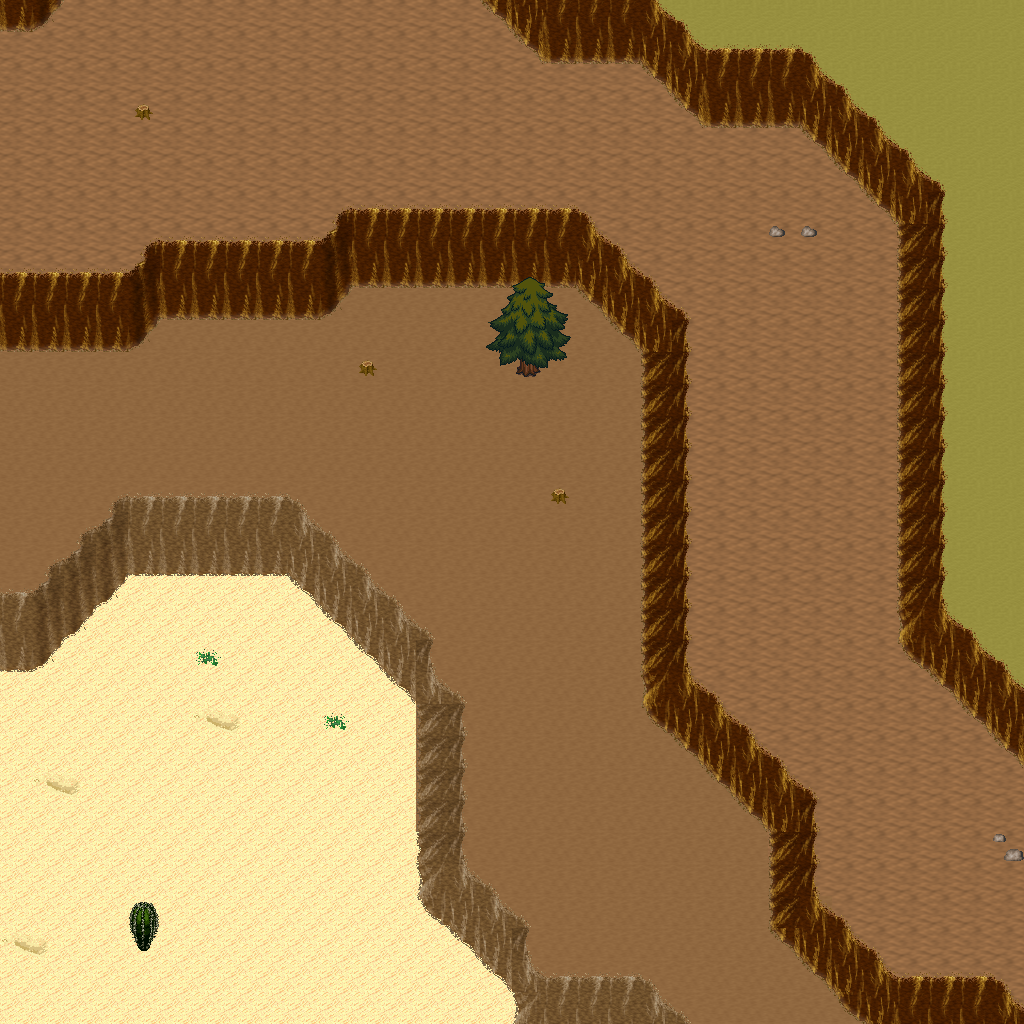

A 2D game scene composited from a Tiled map and its tileset images. What follows is a short description and the map's XML, with each tile layer's data collapsed to a summary:
An orthogonal 32x32 tile map with 32x32 px tiles, 5 tile layers (Ground, Objects, Objects2, Above, ...), 1 hidden layer not drawn, 18 tilesets.

<map version="1.10" tiledversion="1.11.0" orientation="orthogonal" renderorder="right-down" width="32" height="32" tilewidth="32" tileheight="32" infinite="0" nextlayerid="11" nextobjectid="1">
 <tileset firstgid="1" name="logic_collision" tilewidth="32" tileheight="32" tilecount="1" columns="1">
  <image source="../drawable/logic_collision.png" width="32" height="32" />
 </tileset>
 <tileset firstgid="2" name="ground_ground" tilewidth="32" tileheight="32" tilecount="33" columns="3">
  <image source="../drawable/ground_ground.png" width="96" height="352" />
 </tileset>
 <tileset firstgid="35" name="ground_ridge_earth_pale" tilewidth="32" tileheight="32" tilecount="96" columns="12">
  <image source="../drawable/ground_ridge_earth_pale.png" width="384" height="256" />
 </tileset>
 <tileset firstgid="131" name="ground_ridge_earth_dark" tilewidth="32" tileheight="32" tilecount="96" columns="12">
  <image source="../drawable/ground_ridge_earth_dark.png" width="384" height="256" />
 </tileset>
 <tileset firstgid="227" name="terrain_desert" tilewidth="32" tileheight="32" tilecount="88" columns="8">
  <image source="../drawable/terrain_desert.png" width="256" height="352" />
 </tileset>
 <tileset firstgid="315" name="building_witch_hut" tilewidth="32" tileheight="32" tilecount="80" columns="5">
  <image source="../drawable/building_witch_hut.png" width="160" height="512" />
 </tileset>
 <tileset firstgid="395" name="ground_earth_edges_yellowgreen" tilewidth="32" tileheight="32" tilecount="15" columns="5">
  <image source="../drawable/ground_earth_edges_yellowgreen.png" width="160" height="96" />
 </tileset>
 <tileset firstgid="410" name="item_firewood" tilewidth="32" tileheight="32" tilecount="12" columns="3">
  <image source="../drawable/item_firewood.png" width="96" height="128" />
 </tileset>
 <tileset firstgid="422" name="object_well_hoist" tilewidth="32" tileheight="32" tilecount="9" columns="3">
  <image source="../drawable/object_well_hoist.png" width="96" height="96" />
 </tileset>
 <tileset firstgid="431" name="plant_bush_various_small" tilewidth="32" tileheight="32" tilecount="9" columns="3">
  <image source="../drawable/plant_bush_various_small.png" width="96" height="96" />
 </tileset>
 <tileset firstgid="440" name="plant_bush_bushes" tilewidth="32" tileheight="32" tilecount="10" columns="5">
  <image source="../drawable/plant_bush_bushes.png" width="160" height="64" />
 </tileset>
 <tileset firstgid="450" name="plant_stump_stump_rectangular" tilewidth="32" tileheight="32" tilecount="4" columns="2">
  <image source="../drawable/plant_stump_stump_rectangular.png" width="64" height="64" />
 </tileset>
 <tileset firstgid="454" name="plant_stump_small_stump" tilewidth="32" tileheight="32" tilecount="4" columns="2">
  <image source="../drawable/plant_stump_small_stump.png" width="64" height="64" />
 </tileset>
 <tileset firstgid="458" name="plant_tree_evergreen" tilewidth="32" tileheight="32" tilecount="36" columns="3">
  <image source="../drawable/plant_tree_evergreen.png" width="96" height="384" />
 </tileset>
 <tileset firstgid="494" name="ground_sand_2" tilewidth="32" tileheight="32" tilecount="15" columns="5">
  <image source="../drawable/ground_sand_2.png" width="160" height="96" />
 </tileset>
 <tileset firstgid="509" name="plant_cactus_2" tilewidth="32" tileheight="32" tilecount="10" columns="5">
  <image source="../drawable/plant_cactus_2.png" width="160" height="64" />
 </tileset>
 <tileset firstgid="519" name="plant_cactus" tilewidth="32" tileheight="32" tilecount="2" columns="1">
  <image source="../drawable/plant_cactus.png" width="32" height="64" />
 </tileset>
 <tileset firstgid="521" name="ground_rock_pebbles" tilewidth="32" tileheight="32" tilecount="3" columns="1">
  <image source="../drawable/ground_rock_pebbles.png" width="32" height="96" />
 </tileset>
 <layer id="1" name="Ground" width="32" height="32">
  <data>[1024 cells, 1024 non-empty, 7 distinct tile ids]</data>
 </layer>
 <layer id="2" name="Objects" width="32" height="32">
  <data>[1024 cells, 302 non-empty, 35 distinct tile ids]</data>
 </layer>
 <layer id="3" name="Objects2" width="32" height="32">
  <data>[1024 cells, 0 non-empty, 0 distinct tile ids]</data>
 </layer>
 <layer id="4" name="Above" width="32" height="32">
  <data>[1024 cells, 11 non-empty, 11 distinct tile ids]</data>
 </layer>
 <layer id="5" name="Above2" width="32" height="32">
  <data>[1024 cells, 0 non-empty, 0 distinct tile ids]</data>
 </layer>
 <layer id="6" name="Walkable" width="32" height="32" visible="0">
  <data>[1024 cells, 167 non-empty, 1 distinct tile ids]</data>
 </layer>
 <objectgroup id="7" name="Mapevents" />
 <objectgroup id="8" name="Spawn" />
 <objectgroup id="9" name="Keys" />
 <objectgroup id="10" name="Replace" />
</map>
